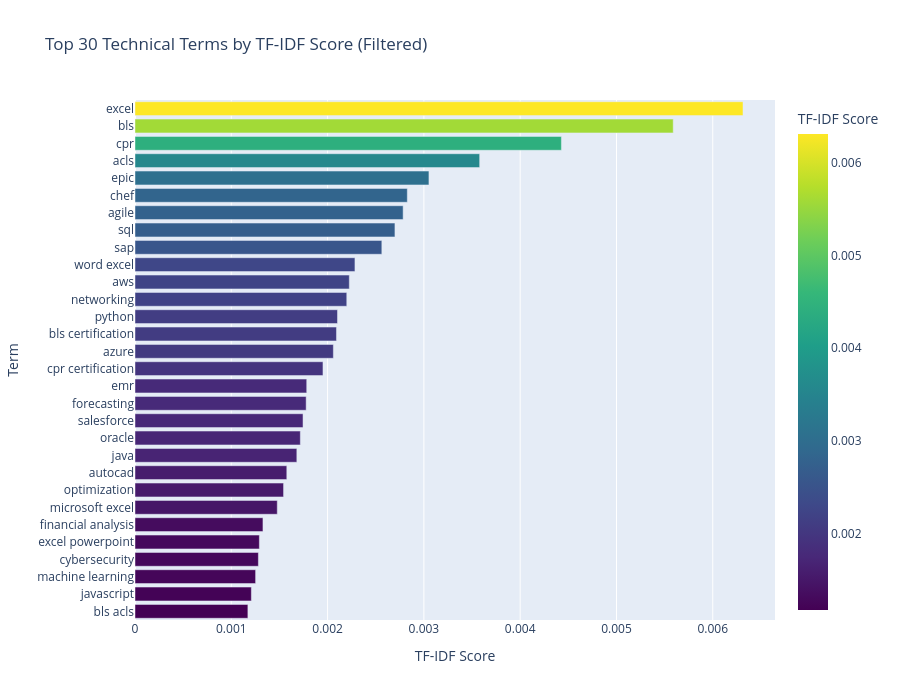

This figure's notebook cell:
### Code cell
# Get top TF-IDF terms (filtered to technical skills only)
def get_top_tfidf_terms(tfidf_matrix, feature_names, top_n=20):
    """
    Get the terms with highest average TF-IDF scores, filtered to technical skills only.
    """
    # Calculate mean TF-IDF for each term
    mean_tfidf = np.asarray(tfidf_matrix.mean(axis=0)).ravel()
    
    # Create list of all terms with scores
    all_terms = [(feature_names[i], mean_tfidf[i]) for i in range(len(feature_names))]
    
    # Sort by score
    all_terms.sort(key=lambda x: x[1], reverse=True)
    
    # Filter to only technical skills
    filtered_terms = []
    for term, score in all_terms:
        # Normalize the term
        normalized_term = normalize_skill(term)
        
        # Check if it's a technical skill
        if is_technical_skill(normalized_term):
            filtered_terms.append((term, score))
            
            # Stop when we have enough
            if len(filtered_terms) >= top_n:
                break
    
    return pd.DataFrame(filtered_terms, columns=['Term', 'TF-IDF Score'])

# Get and display top technical terms only
top_tfidf = get_top_tfidf_terms(tfidf_matrix, feature_names, top_n=30)

print("\nTop 30 Technical TF-IDF Terms (Filtered)")
print("=" * 70)
print(top_tfidf.to_string(index=False))

# Visualize
fig = px.bar(top_tfidf, x='TF-IDF Score', y='Term', 
             orientation='h',
             title='Top 30 Technical Terms by TF-IDF Score (Filtered)',
             color='TF-IDF Score',
             color_continuous_scale='Viridis')
fig.update_layout(height=700, yaxis={'categoryorder': 'total ascending'})
fig.show()

### Figure 1 — Plotly figure (JSON) as saved in the notebook; plotly's stock layout.template omitted (floating-point values rounded to 4 significant figures)
{"data": [{"hovertemplate": "TF-IDF Score=%{marker.color}<br>Term=%{y}<extra></extra>", "legendgroup": "", "marker": {"color": [0.006314, 0.005589, 0.004428, 0.003579, 0.003053, 0.002828, 0.002785, 0.002699, 0.002563, 0.002284, 0.002225, 0.002199, 0.002103, 0.002092, 0.00206, 0.001952, 0.001783, 0.001777, 0.001745, 0.001717, 0.001681, 0.001577, 0.001543, 0.001477, 0.001329, 0.001292, 0.001281, 0.001253, 0.001208, 0.001172], "coloraxis": "coloraxis", "pattern": {"shape": ""}}, "name": "", "orientation": "h", "showlegend": false, "textposition": "auto", "type": "bar", "x": [0.006314, 0.005589, 0.004428, 0.003579, 0.003053, 0.002828, 0.002785, 0.002699, 0.002563, 0.002284, 0.002225, 0.002199, 0.002103, 0.002092, 0.00206, 0.001952, 0.001783, 0.001777, 0.001745, 0.001717, 0.001681, 0.001577, 0.001543, 0.001477, 0.001329, 0.001292, 0.001281, 0.001253, 0.001208, 0.001172], "xaxis": "x", "y": ["excel", "bls", "cpr", "acls", "epic", "chef", "agile", "sql", "sap", "word excel", "aws", "networking", "python", "bls certification", "azure", "cpr certification", "emr", "forecasting", "salesforce", "oracle", "java", "autocad", "optimization", "microsoft excel", "financial analysis", "excel powerpoint", "cybersecurity", "machine learning", "javascript", "bls acls"], "yaxis": "y"}], "layout": {"barmode": "relative", "coloraxis": {"colorbar": {"title": {"text": "TF-IDF Score"}}, "colorscale": [[0, "#440154"], [0.1111, "#482878"], [0.2222, "#3e4989"], [0.3333, "#31688e"], [0.4444, "#26828e"], [0.5556, "#1f9e89"], [0.6667, "#35b779"], [0.7778, "#6ece58"], [0.8889, "#b5de2b"], [1, "#fde725"]]}, "height": 700, "legend": {"tracegroupgap": 0}, "title": {"text": "Top 30 Technical Terms by TF-IDF Score (Filtered)"}, "xaxis": {"anchor": "y", "domain": [0, 1], "title": {"text": "TF-IDF Score"}}, "yaxis": {"anchor": "x", "categoryorder": "total ascending", "domain": [0, 1], "title": {"text": "Term"}}}}
